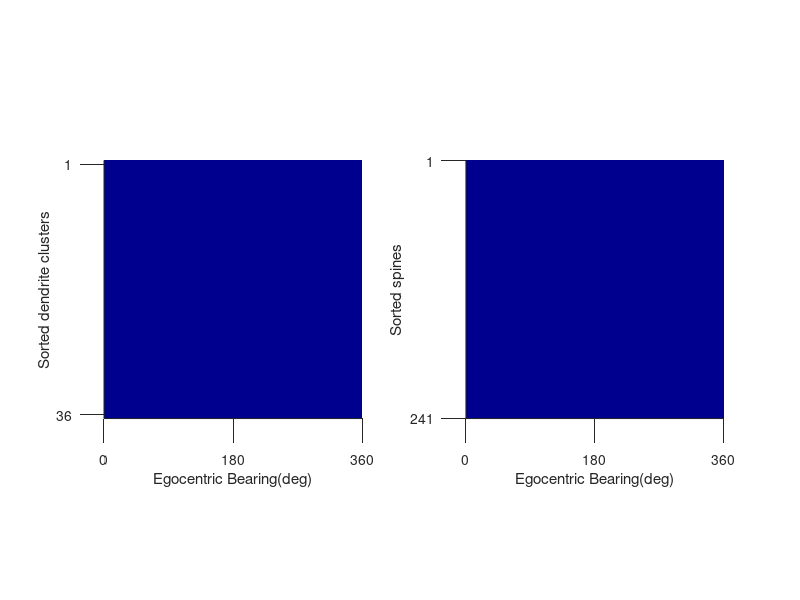

This chart was generated by the following MATLAB code:
%%

clear;clc;close

load('data_Fig_2E.mat');

%% plot population
figure(1);
subplot(1,2,1);
bin_num=12;
HD_bins=pi/bin_num:2*pi/bin_num:2*pi;
HD_bins=HD_bins*180/pi;

imagesc(HD_bins,[],ratemap_sort1);colormap(jet);
set(gca,'Xtick',0:180:360);set(gca,'Ytick',[1,36]);axis([0 360 0.5 inf]);
set(gca,'tickdir','out','ticklength',[0.05,0.05]);box off;
xlabel('Egocentric Bearing(deg)');ylabel('Sorted dendrite clusters');caxis([0 inf]);axis square;

subplot(1,2,2);
imagesc(HD_bins,[],ratemap_sort2);colormap(jet);
set(gca,'Xtick',0:180:360);set(gca,'Ytick',[1,241]);axis([0 360 0.5 inf]);
set(gca,'tickdir','out','ticklength',[0.05,0.05]);box off;
xlabel('Egocentric Bearing(deg)');ylabel('Sorted spines');caxis([0 inf]);axis square;
